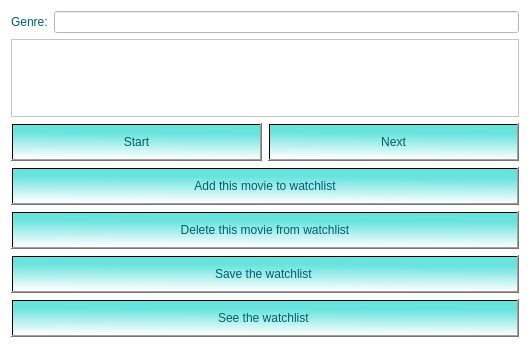
<?xml version="1.0" encoding="UTF-8"?>
<ui version="4.0">
 <class>User</class>
 <widget class="QWidget" name="User">
  <property name="geometry">
   <rect>
    <x>0</x>
    <y>0</y>
    <width>530</width>
    <height>348</height>
   </rect>
  </property>
  <property name="minimumSize">
   <size>
    <width>282</width>
    <height>0</height>
   </size>
  </property>
  <property name="windowTitle">
   <string>User</string>
  </property>
  <property name="styleSheet">
   <string notr="true">background-color: rgb(255, 255, 255);</string>
  </property>
  <layout class="QGridLayout" name="gridLayout">
   <item row="0" column="0">
    <layout class="QVBoxLayout" name="verticalLayout">
     <property name="sizeConstraint">
      <enum>QLayout::SetMinimumSize</enum>
     </property>
     <item>
      <layout class="QFormLayout" name="formLayout">
       <item row="0" column="0">
        <widget class="QLabel" name="label">
         <property name="styleSheet">
          <string notr="true">font: 16pt &quot;Copperplate Gothic Light&quot;;
color: rgb(0, 94, 109);
</string>
         </property>
         <property name="text">
          <string>Genre:</string>
         </property>
        </widget>
       </item>
       <item row="0" column="1">
        <widget class="QLineEdit" name="genreEdit">
         <property name="styleSheet">
          <string notr="true">font: 16pt &quot;Copperplate Gothic Light&quot;;</string>
         </property>
        </widget>
       </item>
      </layout>
     </item>
     <item>
      <widget class="QListWidget" name="currentMovie"/>
     </item>
     <item>
      <layout class="QHBoxLayout" name="horizontalLayout">
       <item>
        <widget class="QPushButton" name="startButton">
         <property name="autoFillBackground">
          <bool>false</bool>
         </property>
         <property name="styleSheet">
          <string notr="true">background-color: qlineargradient(spread:pad, x1:0.494318, y1:0.227, x2:0.449, y2:1, stop:0 rgba(104, 227, 222, 255), stop:1 rgba(255, 255, 255, 255));
font: 16pt &quot;Copperplate Gothic Light&quot;;
color: rgb(0, 94, 109);
height:30px;</string>
         </property>
         <property name="text">
          <string>Start</string>
         </property>
        </widget>
       </item>
       <item>
        <widget class="QPushButton" name="nextButton">
         <property name="autoFillBackground">
          <bool>false</bool>
         </property>
         <property name="styleSheet">
          <string notr="true">background-color: qlineargradient(spread:pad, x1:0.494318, y1:0.227, x2:0.449, y2:1, stop:0 rgba(104, 227, 222, 255), stop:1 rgba(255, 255, 255, 255));
font: 16pt &quot;Copperplate Gothic Light&quot;;
color: rgb(0, 94, 109);
height:30px;</string>
         </property>
         <property name="text">
          <string>Next</string>
         </property>
        </widget>
       </item>
      </layout>
     </item>
     <item>
      <widget class="QPushButton" name="addButton">
       <property name="styleSheet">
        <string notr="true">background-color: qlineargradient(spread:pad, x1:0.494318, y1:0.227, x2:0.449, y2:1, stop:0 rgba(104, 227, 222, 255), stop:1 rgba(255, 255, 255, 255));
font: 16pt &quot;Copperplate Gothic Light&quot;;
color: rgb(0, 94, 109);
height:30px;</string>
       </property>
       <property name="text">
        <string>Add this movie to watchlist</string>
       </property>
      </widget>
     </item>
     <item>
      <widget class="QPushButton" name="deleteButton">
       <property name="styleSheet">
        <string notr="true">background-color: qlineargradient(spread:pad, x1:0.494318, y1:0.227, x2:0.449, y2:1, stop:0 rgba(104, 227, 222, 255), stop:1 rgba(255, 255, 255, 255));
font: 16pt &quot;Copperplate Gothic Light&quot;;
color: rgb(0, 94, 109);
height:30px;</string>
       </property>
       <property name="text">
        <string>Delete this movie from watchlist</string>
       </property>
      </widget>
     </item>
     <item>
      <widget class="QPushButton" name="saveButton">
       <property name="styleSheet">
        <string notr="true">background-color: qlineargradient(spread:pad, x1:0.494318, y1:0.227, x2:0.449, y2:1, stop:0 rgba(104, 227, 222, 255), stop:1 rgba(255, 255, 255, 255));
font: 16pt &quot;Copperplate Gothic Light&quot;;
color: rgb(0, 94, 109);
height:30px;</string>
       </property>
       <property name="text">
        <string>Save the watchlist </string>
       </property>
      </widget>
     </item>
     <item>
      <widget class="QPushButton" name="seeButton">
       <property name="styleSheet">
        <string notr="true">background-color: qlineargradient(spread:pad, x1:0.494318, y1:0.227, x2:0.449, y2:1, stop:0 rgba(104, 227, 222, 255), stop:1 rgba(255, 255, 255, 255));
font: 16pt &quot;Copperplate Gothic Light&quot;;
color: rgb(0, 94, 109);
height:30px;</string>
       </property>
       <property name="text">
        <string>See the watchlist </string>
       </property>
      </widget>
     </item>
    </layout>
   </item>
  </layout>
 </widget>
 <layoutdefault spacing="6" margin="11"/>
 <resources/>
 <connections/>
</ui>
